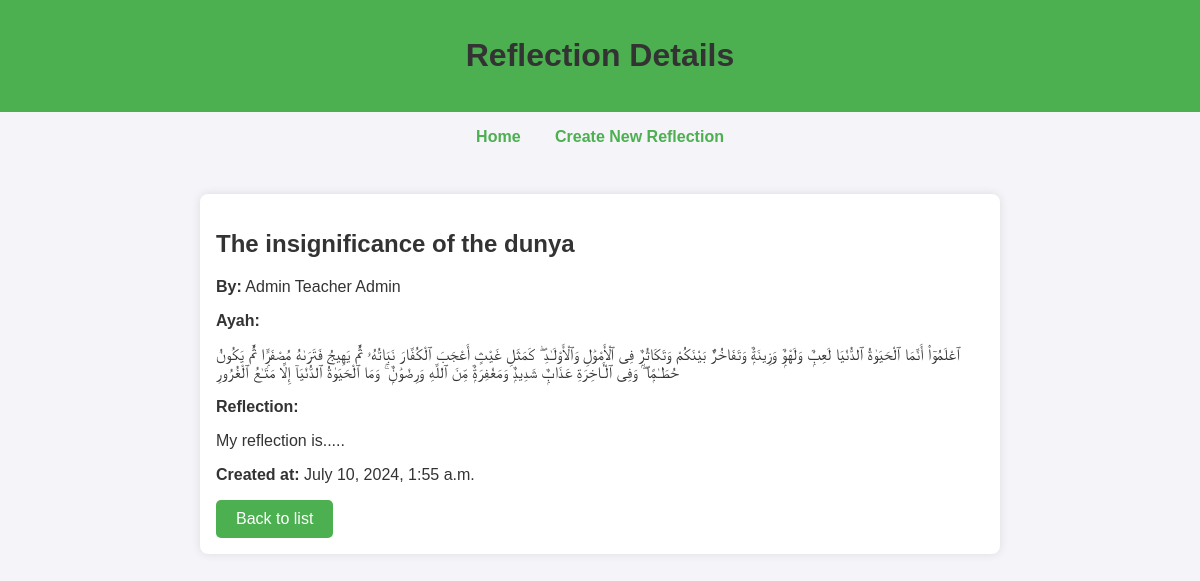
The page /reflections/1/ on the database its author committed.
### reflections/models.py (models this page shows, shortened)
class Reflection(models.Model):
    owner = models.ForeignKey(Profile, on_delete=models.CASCADE, related_name='reflections')
    title = models.CharField(max_length=255)
    ayah = models.TextField()
    reflection = models.TextField()
    created_at = models.DateTimeField(auto_now_add=True)

### accounts/models.py (models this page shows, shortened)
class Profile(models.Model):
    ADMIN_TEACHER = 'admin_teacher'
    REGULAR_TEACHER = 'regular_teacher'
    STUDENT = 'student'
    WAITING_LIST = 'waiting_list'
    USER_TYPE_CHOICES = [
        (ADMIN_TEACHER, 'Admin Teacher'),
        (REGULAR_TEACHER, 'Regular Teacher'),
        (STUDENT, 'Student'),
        (WAITING_LIST, 'Waiting List'),
    ]
    user = models.OneToOneField(User, on_delete=models.CASCADE)
    user_type = models.CharField(max_length=20, choices=USER_TYPE_CHOICES, default=WAITING_LIST)
    class_name = models.ForeignKey(ClassName, on_delete=models.SET_NULL, null=True,blank=True, related_name='students')
    class Meta:
        verbose_name = "Profile"
        verbose_name_plural = "Profiles"

### reflections/views.py (the view)
# urls.py: path('<int:pk>/', ReflectionDetailView.as_view(), name='reflection-detail'),
class ReflectionDetailView(DetailView):
    model = Reflection
    template_name = 'reflections/reflection_detail.html'
    context_object_name = 'reflection'

### reflections/templates/reflections/reflection_detail.html (shortened to what this page needs)
<!DOCTYPE html>
<html lang="en">
<head>
</head>
<body>
    <header>
        <h1>Reflection Details</h1>
    </header>
    <nav>
        <a href="{% url 'reflection-list' %}">Home</a>
        <a href="{% url 'reflection-create' %}">Create New Reflection</a>
    </nav>
    <main>
        <div class="card">
            <h2>{{ reflection.title }}</h2>
            <p><strong>By:</strong> {{ reflection.owner.user.get_full_name }}</p>
            <p><strong>Ayah:</strong></p>
            <p>{{ reflection.ayah }}</p>
            <p><strong>Reflection:</strong></p>
            <p>{{ reflection.reflection }}</p>
            <p><strong>Created at:</strong> {{ reflection.created_at }}</p>
            <a href="{% url 'reflection-list' %}" class="btn">Back to list</a>
        </div>
    </main>
</body>
</html>

### reflections/templates/reflections/reflection_detail.html (style rules this page uses)
body { font-family: Arial, sans-serif; background-color: #f4f4f9; color: #333; margin: 0; padding: 0; }
header { background-color: #4CAF50; color: white; padding: 1em 0; text-align: center; }
nav { text-align: center; margin: 1em 0; }
nav a { margin: 0 15px; text-decoration: none; color: #4CAF50; font-weight: bold; }
main { padding: 2em; max-width: 800px; margin: 0 auto; }
h1, h2 { color: #333; }
.btn { display: inline-block; padding: 10px 20px; border-radius: 5px; text-decoration: none; color: white; background-color: #4CAF50; }
.card { background: white; border-radius: 8px; box-shadow: 0 0 10px rgba(0, 0, 0, 0.1); padding: 1em; margin-bottom: 1em; }

### rows shown on the page
Reflection: title "The insignificance of the dunya", owner.user.get_full_name "Admin Teacher Admin", ayah "ٱعْلَمُوٓا۟ أَنَّمَا ٱلْحَيَوٰةُ ٱلدُّنْيَا لَعِبٌۭ وَلَهْوٌۭ وَزِينَةٌۭ وَتَفَاخُرٌۢ بَيْنَكُمْ وَتَكَاثُرٌۭ فِى ٱلْأَمْوَٰلِ وَٱلْأَوْلَـٰدِ ۖ كَمَثَلِ غَيْثٍ أَعْجَبَ ٱلْكُفَّارَ نَبَاتُهُۥ ثُمَّ يَهِيجُ فَتَرَىٰهُ مُصْفَرًّۭا ثُمَّ يَكُونُ حُطَـٰمًۭا ۖ وَفِى ٱلْـَٔاخِرَةِ عَذَابٌۭ شَدِيدٌۭ وَمَغْفِرَةٌۭ مِّنَ ٱللَّهِ وَرِضْوَٰنٌۭ ۚ وَمَا ٱلْحَيَوٰةُ ٱلدُّنْيَآ إِلَّا مَتَـٰعُ ٱلْغُرُورِ", reflection "My reflection is.....", created_at "July 10, 2024, 1:55 a.m."
